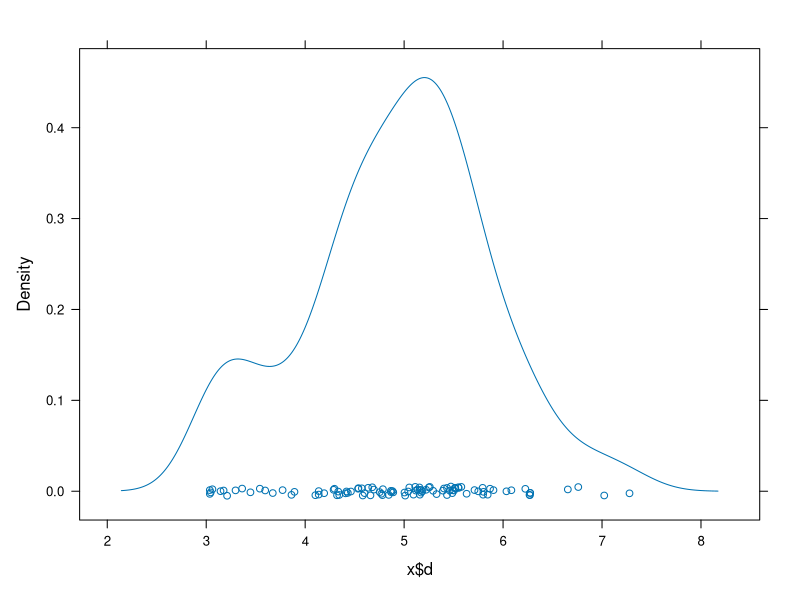

This figure's R source:
x <- sample(letters, 100, rep=T)
table(x)
tapply(x, x, length)

?lapply

# Creating a list
x <- list(a=1:5, b=rnorm(10))
x

# lapply will loop over the elements of the list 'x' and apply the 'mean' function
lapply(x, mean)

# rnorm(nb of simulations, mean)
(x <- list(a=1:4, b=rnorm(10), c=rnorm(20,1), d=rnorm(100,5)))

lapply(x, mean)

# 'lapply' will loop over the elements of 'x' & generate random outcomes from the uniform distribution
x <- 1:4
lapply(x, runif)

(x <- list(a = matrix(1:4,2,2), b=matrix(1:6,3,2)))

# extracting the first column of each matrix in the list 'x'
lapply(x, function (elt) elt[,1])

# extracting the first row of each matrix in the list 'x'
lapply(x, function (elt) elt[1,])

# Creating a list
x <- list(a=1:5, b=rnorm(10))
# sapply will loop over the elements of the list 'x' and apply the 'mean' function, and return a vector
sapply(x, mean)

# Creating a list of matrices having the same number of columns (2)
x <- list(a = matrix(1:4,2,2), b=matrix(1:6,3,2))
# extracting the first row of each matrix in the list 'x', sapply will return a matrix
sapply(x, function (elt) elt[1,])

library(lattice)

x <- list(a=1:4, b=rnorm(10), c=rnorm(20,1), d=rnorm(100,5))
densityplot(x$d)

sapply(x, mean)

str(apply)

x <- matrix(rnorm(200), 20, 10)

# calculating the sum on each column
apply(x, 2, sum)

# calculating the mean on each row 
apply(x, 1, mean)

any(colMeans(x) == apply(x, 2, mean))

# 'quantile' function has a 'probs' argument
?quantile

# How to use the additional 'probs' argument in apply
x <- matrix(rnorm(200), 20,10)
apply(x, 1, quantile, probs = c(0.25,0.75))

# Creating a 2x2x10 array
(a <- array(rnorm(2*2*10), c(2,2,10)))
class(a <- array(rnorm(2*2*10), c(2,2,10)))
dim(a <- array(rnorm(2*2*10), c(2,2,10)))

# calculating the average in each 2x2 array in 'a' :
apply(a, c(1,2), mean)  # 1 for the 1st dimension, 2 for the 2nd dimension

rowMeans(a, dim = 2)

str(mapply)

list(rep(1,4), rep(2,3), rep(3,2), rep(4,1))

mapply(rep, 1:4, 4:1)

noise <- function(n, mean, sd){
    rnorm(n, mean, sd)
}

noise(5,1,2)

noise(1:5, 1:5, 2)

list(noise(1,1,2), noise(2,2,2), noise(3,3,2), noise(4,4,2), noise(5,5,2))

mapply(noise, 1:5, 1:5, 2)

# 10 nbs from standard distribution N(0,1), 10 from uniform distribution, 10 from N(1,1)
(x <- c(rnorm(10), runif(10), rnorm(10,1)))

?gl

# generating a factor : 3 levels, each level is repeated 10 times
f <- gl(3,10)
f

# taking group means
tapply(x, f, mean)

# taking group means without simplification
tapply(x, f, mean, simplify = FALSE)

# find group ranges
tapply(x, f, range)

min(x[1:10])
max(x[1:10])

str(split)

(x <- c(rnorm(10), runif(10), rnorm(10,1)))

# generating a factor : 3 levels, each level is repeated 10 times
f <- gl(3,10)
f

# splitting x using the factor 'f'
split(x, f)

# Calculating the mean of each level : the 'split+ lapply' here is equivalent to 'tapply'
lapply(split(x,f), mean)

tapply(x, f, mean)

library(datasets)
head(airquality)

# Splitting the dataframe by 'Month'
(s <- split(airquality, airquality$Month))

lapply(s, function(x) colMeans(x[, c("Ozone", "Solar.R", "Wind")]))

sapply(s, function(x) colMeans(x[, c("Ozone", "Solar.R", "Wind")], na.rm = TRUE))

# Example dataframe
df <- data.frame(
  Gender = c("Male", "Male", "Female", "Female", "Male", "Female"),
  Race = c("White", "Black", "White", "Black", "White", "Black"),
  Age = c(25, 30, 35, 40, 45, 50)
)

# Splitting by 'Gender' and 'Race', and calculating mean 'Age' for each combination
(split_groups <- split(df, list(df$Gender, df$Race)))

print("--------------------------------------------------------")

# Using 'lapply' to calculate mean 'Age' for each split group
mean_age_lapply <- lapply(split_groups, function(x) mean(x$Age))

# Using 'sapply' to calculate mean 'Age' for each split group
mean_age_sapply <- sapply(split_groups, function(x) mean(x$Age))

# Output
mean_age_lapply
mean_age_sapply



